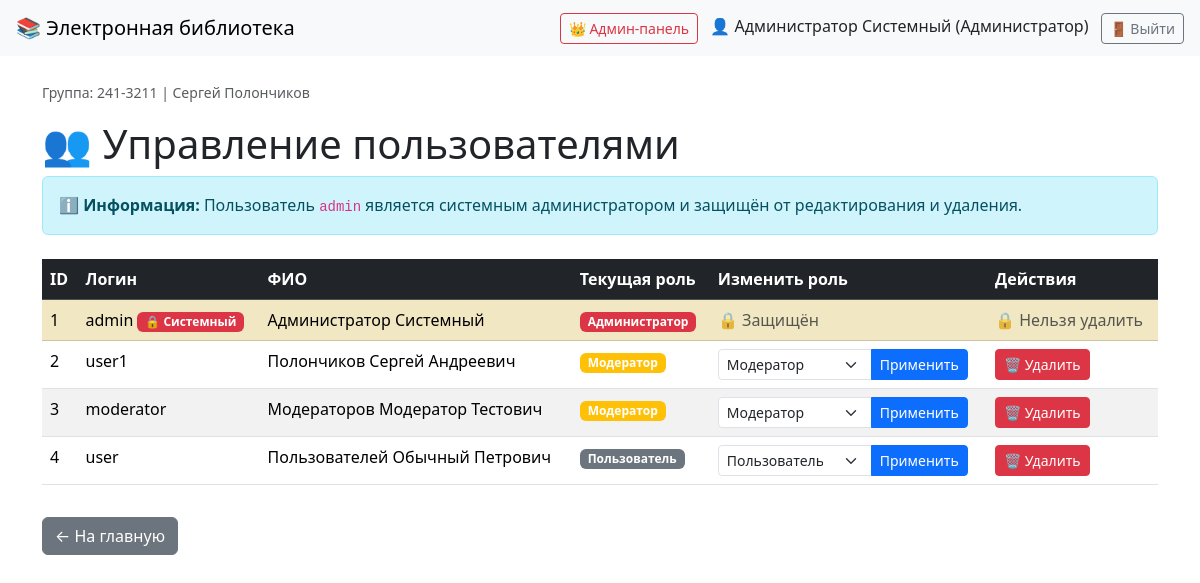
Page /admin/users (signed in) on the committed database.
### app.py (models this page shows, shortened)
class User(db.Model, UserMixin):
    __tablename__ = "users"
    id = db.Column(db.Integer, primary_key=True)
    login = db.Column(db.String(64), unique=True, nullable=False)
    password_hash = db.Column(db.String(255), nullable=False)
    last_name = db.Column(db.String(128), nullable=False)
    first_name = db.Column(db.String(128), nullable=False)
    middle_name = db.Column(db.String(128))
    role_id = db.Column(db.Integer, db.ForeignKey("roles.id"), nullable=False)
    role = db.relationship("Role")
    def full_name(self):
        return " ".join(x for x in [self.last_name, self.first_name, self.middle_name] if x)

class Role(db.Model):
    __tablename__ = "roles"
    id = db.Column(db.Integer, primary_key=True)
    name = db.Column(db.String(64), unique=True, nullable=False)
    description = db.Column(db.Text, nullable=False)

### app.py (the view)
@app.route("/admin/users")
@role_required("Администратор")
def admin_users():
    users = User.query.all()
    roles = Role.query.all()
    return render_template("admin_users.html", users=users, roles=roles)

### app.py (called while the page is built)
@login_manager.user_loader
def load_user(user_id):
    return User.query.get(int(user_id))

@app.context_processor
def inject_globals():
    years = [y[0] for y in db.session.query(Book.year).distinct().order_by(Book.year.desc()).all()]
    return dict(current_years=years)

def role_required(*roles):
    def decorator(fn):
        @wraps(fn)
        def wrapper(*args, **kwargs):
            if not current_user.is_authenticated:
                flash("Для выполнения данного действия необходимо пройти процедуру аутентификации")
                return redirect(url_for("login"))
            if current_user.role.name not in roles:
                flash("У вас недостаточно прав для выполнения данного действия")
                return redirect(url_for("index"))
            return fn(*args, **kwargs)
        return wrapper
    return decorator

### templates/admin_users.html (shortened to what this page needs)
{% extends 'base.html' %}
{% block content %}
<h1>👥 Управление пользователями</h1>
<div class="alert alert-info mb-3">
    <strong>ℹ️ Информация:</strong>
    Пользователь <code>admin</code> является системным администратором и защищён от редактирования и удаления.
</div>
<div class="table-responsive mt-4">
    <table class="table table-striped table-hover">
        <thead class="table-dark">
            <tr>
                <th>ID</th>
                <th>Логин</th>
                <th>ФИО</th>
                <th>Текущая роль</th>
                <th>Изменить роль</th>
                <th>Действия</th>
            </tr>
        </thead>
        <tbody>
            {% for user in users %}
            <tr {% if user.login == 'admin' %}class="table-warning"{% endif %}>
                <td>{{ user.id }}</td>
                <td>
                    {{ user.login }}
                    {% if user.login == 'admin' %}
                        <span class="badge bg-danger">🔒 Системный</span>
                    {% endif %}
                </td>
                <td>{{ user.full_name() }}</td>
                <td>
                    <span class="badge {% if user.role.name == 'Администратор' %}bg-danger{% elif user.role.name == 'Модератор' %}bg-warning{% else %}bg-secondary{% endif %}">
                        {{ user.role.name }}
                    </span>
                </td>
                <td>
                    {% if user.login == 'admin' %}
                        <span class="text-muted">🔒 Защищён</span>
                    {% else %}
                    <form method="post" action="{{ url_for('change_user_role', user_id=user.id) }}" style="display: inline;">
                        <div class="input-group input-group-sm" style="width: 250px;">
                            <select name="role_id" class="form-select">
                                {% for role in roles %}
                                    <option value="{{ role.id }}" {% if user.role.id == role.id %}selected{% endif %}>
                                        {{ role.name }}
                                    </option>
                                {% endfor %}
                            </select>
                            <button type="submit" class="btn btn-primary">Применить</button>
                        </div>
                    </form>
                    {% endif %}
                </td>
                <td>
                    {% if user.login == 'admin' %}
                        <span class="text-muted">🔒 Нельзя удалить</span>
                    {% elif user.id == current_user.id %}
                        <span class="text-muted">Это вы</span>
                    {% else %}
                    <form method="post" action="{{ url_for('admin_delete_user', user_id=user.id) }}" style="display: inline;" onsubmit="return confirm('Удалить пользователя {{ user.full_name() }}? Это действие нельзя отменить.')">
                        <button type="submit" class="btn btn-sm btn-danger" onclick="return confirm('⚠️ ВНИМАНИЕ! Вы уверены, что хотите удалить пользователя {{ user.full_name() }}?')">
                            🗑️ Удалить
                        </button>
                    </form>
                    {% endif %}
                </td>
            </tr>
            {% endfor %}
        </tbody>
    </table>
</div>
<div class="mt-3">
    <a href="{{ url_for('index') }}" class="btn btn-secondary">← На главную</a>
</div>
{% endblock %}

### templates/base.html (shortened to what this page needs)
<!doctype html>
<html lang="ru">
<head>
  <link rel="stylesheet" href="https://cdn.jsdelivr.net/npm/bootstrap@5.3.3/dist/css/bootstrap.min.css">
</head>
<body>
<nav class="navbar navbar-expand-lg navbar-light bg-light px-3">
  <a class="navbar-brand" href="{{ url_for('index') }}">📚 Электронная библиотека</a>
  <div class="ms-auto">
    {% if current_user.is_authenticated %}
      {% if current_user.role.name == 'Администратор' %}
        <a class="btn btn-outline-danger btn-sm me-2" href="{{ url_for('admin_users') }}">👑 Админ-панель</a>
      {% endif %}
      <span class="me-2">👤 {{ current_user.full_name() }} ({{ current_user.role.name }})</span>
      <a class="btn btn-outline-secondary btn-sm" href="{{ url_for('logout') }}">🚪 Выйти</a>
    {% else %}
      <a class="btn btn-primary btn-sm me-2" href="{{ url_for('login') }}">🔑 Войти</a>
      <a class="btn btn-outline-primary btn-sm" href="{{ url_for('register') }}">📝 Регистрация</a>
    {% endif %}
  </div>
</nav>
<div class="container py-4">
  <div class="mb-3 text-muted">
    <small>Группа: 241-3211 | Сергей Полончиков</small>
  </div>
  {% block content %}{% endblock %}
</div>
</body>
</html>

### templates/admin_users.html (style rules this page uses)
.table-warning { background-color: #fff3cd !important; }

### rows in the picture
User: full_name "Администратор Системный", id "1", login "admin", shows "🔒 Системный", role.name "Администратор", shows "🔒 Защищён", shows "🔒 Нельзя удалить"
Role: role.name "Администратор"
User: id "2", login "user1", full_name "Полончиков Сергей Андреевич", role.name "Модератор"
User: id "3", login "moderator", full_name "Модераторов Модератор Тестович", role.name "Модератор"
User: id "4", login "user", full_name "Пользователей Обычный Петрович", role.name "Пользователь"

### other values in the picture
form field role_id "Модератор"
form field role_id "Пользователь"
